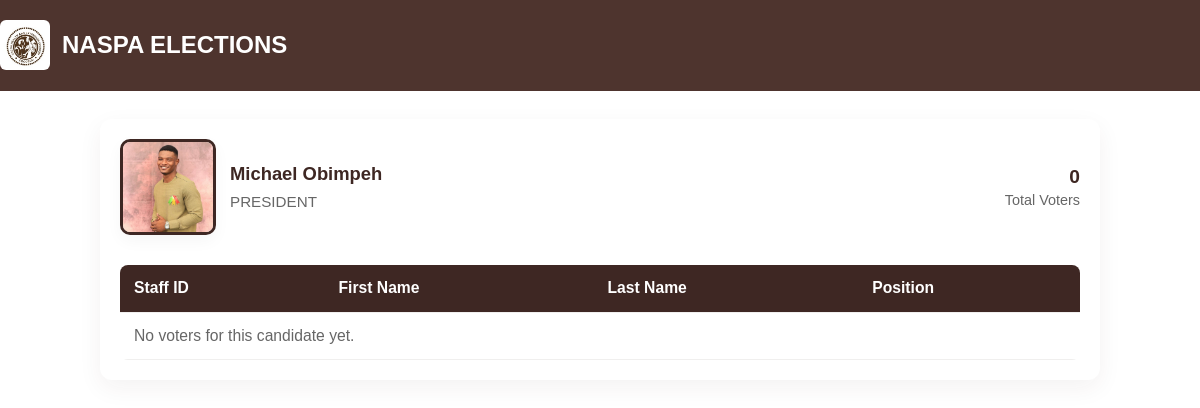
Screenshot of /main/candidate-voters/13/ with the database file from the repository.
### main/models.py (models this page shows, shortened)
class Candidate(models.Model):
    candidate_name = models.ForeignKey(User, on_delete=models.CASCADE, related_name='candidate_name')
    photo = models.ImageField(upload_to='candidate_photos/')
    candidate_position = models.ForeignKey(Position, on_delete=models.CASCADE, related_name='candidate_position')
    class Meta:
        unique_together = ('candidate_name', 'candidate_position')

class Position(models.Model):
    position_name = models.CharField(max_length=100)
    description = models.TextField()

### main/views.py (the view)
# urls.py: path('candidate-voters/<int:candidate_id>/', main_views.candidate_voters, name='candidate_voters'),
def candidate_voters(request, candidate_id):
    candidate = Candidate.objects.get(id=candidate_id)
    votes = Vote.objects.filter(candidate=candidate).select_related('voter', 'position')
    voters = [vote.voter for vote in votes]
    return render(request, 'main/candidate_voters.html', {
        'candidate': candidate,
        'votes': votes,
        'voters': voters,
    })

### main/context_processors.py (called while the page is built)
def timezone_context(request):
    return {
        'timezone': timezone,
    }

### main/templates/main/candidate_voters.html (shortened to what this page needs)
{% extends "main/base.html" %}
{% load static %}
{% block extra_css %}
<link rel="stylesheet" href="{% static 'css/candidate_voters.css' %}">
{% endblock %}
{% block content %}
<div class="candidate-voters-container">
    <div class="header-row">
        <div class="candidate-summary">
            <img src="{{ candidate.photo.url }}" class="candidate-photo" alt="{{ candidate.candidate_name.first_name }}">
            <div class="candidate-meta">
                <div class="candidate-title">{{ candidate.candidate_name.first_name }} {{ candidate.candidate_name.last_name }}</div>
                <div class="candidate-position">{{ candidate.candidate_position.position_name }}</div>
            </div>
        </div>
        <div class="stats">
            <div class="stat-item">
                <div class="stat-value">{{ votes|length }}</div>
                <div class="stat-label">Total Voters</div>
            </div>
        </div>
    </div>
    <div class="table-wrap">
        <table class="voters-table">
            <thead>
                <tr>
                    <th>Staff ID</th>
                    <th>First Name</th>
                    <th>Last Name</th>
                    <th>Position</th>
                </tr>
            </thead>
            <tbody>
                {% for vote in votes %}
                <tr>
                    <td>{{ vote.voter.username }}</td>
                    <td>{{ vote.voter.first_name }}</td>
                    <td>{{ vote.voter.last_name }}</td>
                    <td>{{ vote.position.position_name }}</td>
                </tr>
                {% empty %}
                <tr>
                    <td colspan="4" class="no-voters">No voters for this candidate yet.</td>
                </tr>
                {% endfor %}
            </tbody>
        </table>
    </div>
</div>
{% endblock %}

### main/static/css/base.css (style rules this page uses)
:root { --brand-dark: #4E342E; --brand-dark-2: #3E2723; --success: #388E3C; --danger: #C62828; --info: #1976D2; --page-bg: #ffffff; --text: #333; --max-container: 1100px; --gutter: 16px; --radius: 8px; }
* { box-sizing: border-box }
html,body { height:100% }
body { margin: 0; font-family: Arial, Helvetica, sans-serif; background-color: var(--page-bg); color: var(--text); -webkit-font-smoothing:antialiased; -moz-osx-font-smoothing:grayscale; line-height:1.45; font-size:16px; }
img { max-width: 100%; height: auto; display: inline-block; }

### main/static/css/candidate_voters.css (style rules this page uses)
.candidate-voters-container { width: 100%; max-width: 1000px; margin: 28px auto; background: #fff; border-radius: 12px; box-shadow: 0 8px 24px rgba(62,39,35,0.06); padding: 20px; box-sizing: border-box; }
.header-row { display: flex; align-items: center; justify-content: space-between; gap: 16px; margin-bottom: 18px; flex-wrap: wrap; }
.candidate-summary { display: flex; align-items: center; gap: 14px; min-width: 0; }
.candidate-photo { width: 96px; height: 96px; object-fit: cover; border-radius: 10px; border: 3px solid #3E2723; box-shadow: 0 6px 16px rgba(0,0,0,0.04); flex: 0 0 96px; }
.candidate-meta { display: flex; flex-direction: column; gap: 4px; min-width: 0; }
.candidate-title { font-size: 1.15rem; font-weight: 800; color: #3E2723; white-space: nowrap; overflow: hidden; text-overflow: ellipsis; }
.candidate-position { color: #666; font-size: 0.95rem; }
.stats { display:flex; gap:12px; align-items:center; }
.stat-item { text-align: right; }
.stat-value { font-weight:800; font-size:1.2rem; color:#3E2723; }
.stat-label { font-size:0.9rem; color:#666; }
.table-wrap { width:100%; overflow-x:auto; }
.voters-table { width: 100%; border-collapse: collapse; margin-top: 12px; min-width: 560px; background: #fff; border-radius: 8px; overflow: hidden; }
.voters-table th, .voters-table td { padding: 12px 14px; border-bottom: 1px solid #f0efee; text-align: left; vertical-align: middle; font-size: 0.98rem; }
.voters-table thead th { background: #3E2723; color: #fff; font-weight: 700; }
.no-voters { text-align: center; color: #666; padding: 18px 0; }

### rows the page displays
Candidate: photo (picture), candidate_name.first_name "Michael", candidate_name.last_name "Obimpeh", candidate_position.position_name "PRESIDENT"

### other values shown
{{ votes|length }} "0"
